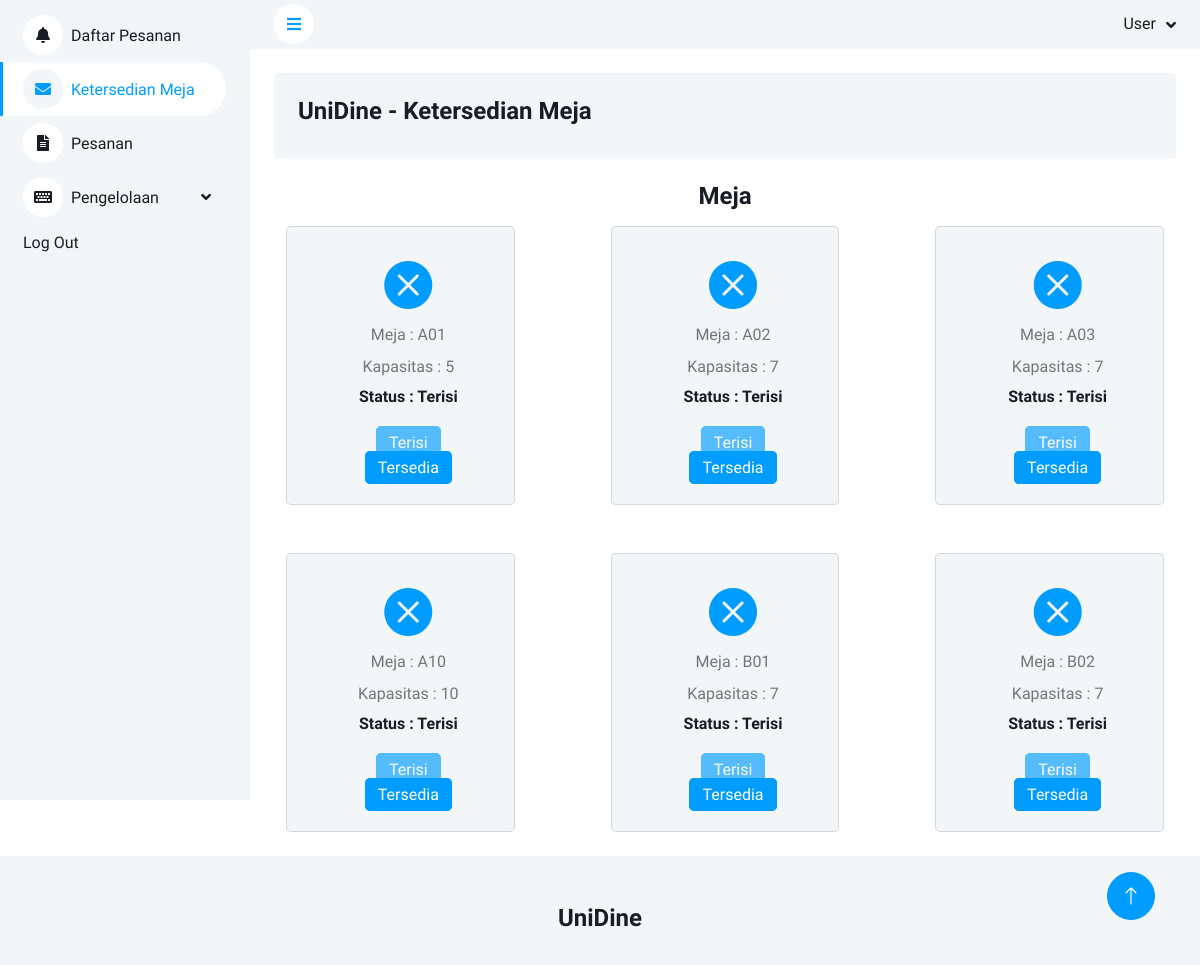
The app's page /KetersediaanMeja.php, older data.
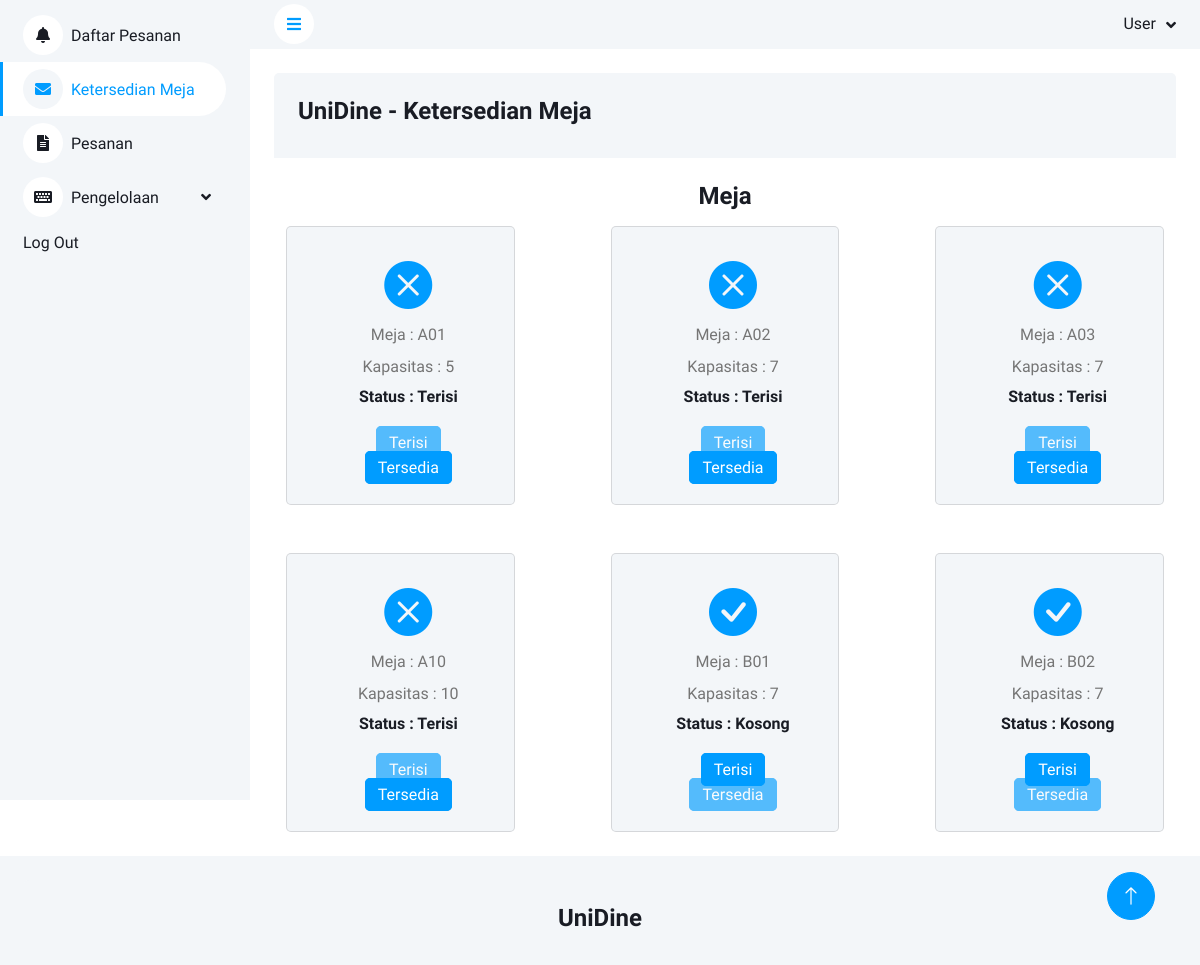
The same page, newer data.
### tables this page shows
CREATE TABLE `meja` (
  `no_meja` varchar(5) NOT NULL,
  `kapasitas` int(11) NOT NULL,
  `deskripsi` text NOT NULL,
  `status` varchar(11) DEFAULT 'Kosong'
);

### KetersediaanMeja.php (the view, shortened to what this page needs)
<?php
include 'koneksi.php'
?>
<!DOCTYPE html>
<html lang="en">
<head>
    <link href="https://cdnjs.cloudflare.com/ajax/libs/font-awesome/5.10.0/css/all.min.css" rel="stylesheet">
    <link href="https://cdn.jsdelivr.net/npm/bootstrap-icons@1.4.1/font/bootstrap-icons.css" rel="stylesheet">
    <link href="lib/owlcarousel/assets/owl.carousel.min.css" rel="stylesheet">
    <link href="lib/tempusdominus/css/tempusdominus-bootstrap-4.min.css" rel="stylesheet" />
    <link href="css/bootstrap.min.css" rel="stylesheet">
    <link href="css/style.css" rel="stylesheet">
</head>
<body>
    <div class="container-xxl position-relative bg-white d-flex p-0">
        <div class="sidebar pe-4 pb-3">
            <nav class="navbar bg-light navbar-light">
                <div class="navbar-nav w-100 ">
                    <a href="index.php" class="nav-item nav-link"><i class="fa fa-bell me-2"></i>Daftar Pesanan</a>
                    <a href="KetersediaanMeja.php" class="nav-item nav-link active"><i class="fa fa-envelope me-2"></i>Ketersedian Meja</a>
                    <a href="Pesanan.php" class="nav-item nav-link "><i class="fa fa-file-alt me-2"></i>Pesanan</a>
                    <div class="nav-item dropdown">
                        <a href="#" class="nav-link dropdown-toggle" data-bs-toggle="dropdown"><i class="fa fa-keyboard me-2"></i>Pengelolaan</a>
                    </div>
                    <a href="Login.php" class="nav-item nav-link">Log Out</a>
                </div>
            </nav>
        </div>
        <div class="content">
            <nav class="navbar navbar-expand bg-light navbar-light sticky-top px-4 py-0">
                <a href="#" class="sidebar-toggler flex-shrink-0">
                    <i class="fa fa-bars"></i>
                </a>
                <div class="navbar-nav align-items-center ms-auto">
                    <div class="nav-item dropdown">
                        <a href="#" class="nav-link dropdown-toggle" data-bs-toggle="dropdown">
                            <span class="d-none d-lg-inline-flex">User</span>
                        </a>
                    </div>
                </div>
            </nav>
            <div class="container-fluid mb-4 pt-4 px-4 ">
                <div class="bg-light rounded-top p-4">
                    <div class="row">
                        <p class="h4"> UniDine - Ketersedian Meja</p>
                    </div>
                </div>
            </div>
            <p class="h4 text-center mb-3"> Meja</p>
            <div class="row g-4">
                <?php
                $hasil = mysqli_query($koneksi, "SELECT * FROM meja");
                while ($h = mysqli_fetch_array($hasil)) {
                ?>
                    <div class="col-xl-4 px-5">
                        <div class="bg-light rounded d-flex mb-4 card " align="center">
                            <div class="ms-3 p-4 card-body">
                                <?php if ($h['status'] == "Terisi") { ?>
                                    <i class="bi bi-x-circle-fill fa-3x text-primary"></i>
                                <?php } elseif ($h['status'] == "Kosong") { ?>
                                    <i class="bi bi-check-circle-fill fa-3x text-primary"></i>
                                <?php } ?>
                                <p class="mb-2">Meja : <?= $h['no_meja']; ?></p>
                                <p class="mb-2">Kapasitas : <?= $h['kapasitas']; ?></p>
                                <h6 class="mb-0">Status : <?= $h['status']; ?></h6>
                                <br>
                                <?php if ($h['status'] == "Terisi") { ?>
                                    <a href="terisi.php?no_meja=<?php echo $h['no_meja']; ?>" class="d-inline btn btn-primary m-2 col-md-6 disabled">Terisi</a>
                                    <a href="kosong.php?no_meja=<?php echo $h['no_meja']; ?>" class="d-inline btn btn-primary m-2 col-md-6 ">Tersedia</a>
                                <?php } elseif ($h['status'] == "Kosong") { ?>
                                    <a href="terisi.php?no_meja=<?php echo $h['no_meja']; ?>" class="d-inline btn btn-primary m-2 col-md-6 ">Terisi</a>
                                    <a href="kosong.php?no_meja=<?php echo $h['no_meja']; ?>" class="d-inline btn btn-primary m-2 col-md-6 disabled">Tersedia</a>
                                <?php } ?>
                            </div>
                        </div>
                    </div>
                <?php } ?>
            </div>
        </div>
    </div>
    <div class="container-fluid pt-4 px-4">
        <div class="bg-light rounded-top p-4">
            <div class="row ">
                <p class="h4 text-center">UniDine</p>
            </div>
        </div>
    </div>
    <a href="#" class="btn btn-lg btn-primary btn-lg-square back-to-top"><i class="bi bi-arrow-up"></i></a>
</body>
</html>

Row changes from the older to the newer data that the page shows:
changed meja "B01": status "Terisi" → "Kosong"
changed meja "B02": status "Terisi" → "Kosong"
